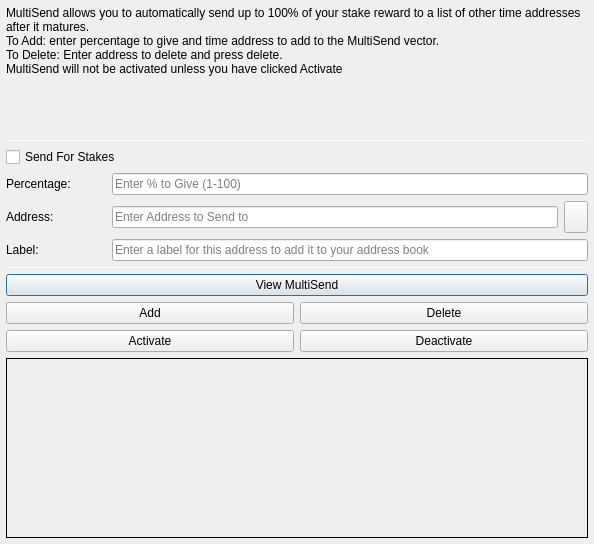
<?xml version="1.0" encoding="UTF-8"?>
<ui version="4.0">
 <class>MultiSendDialog</class>
 <widget class="QDialog" name="MultiSendDialog">
  <property name="windowModality">
   <enum>Qt::NonModal</enum>
  </property>
  <property name="geometry">
   <rect>
    <x>0</x>
    <y>0</y>
    <width>594</width>
    <height>544</height>
   </rect>
  </property>
  <property name="windowTitle">
   <string>MultiSend</string>
  </property>
  <layout class="QVBoxLayout" name="verticalLayout" stretch="0">
   <property name="margin">
    <number>6</number>
   </property>
   <item>
    <layout class="QVBoxLayout" name="verticalLayout_Main" stretch="1,1,1,0,1,1,1">
     <item>
      <widget class="QLabel" name="label_2">
       <property name="lineWidth">
        <number>1</number>
       </property>
       <property name="text">
        <string>MultiSend allows you to automatically send up to 100% of your stake reward to a list of other time addresses after it matures.
To Add: enter percentage to give and time address to add to the MultiSend vector.
To Delete: Enter address to delete and press delete.
MultiSend will not be activated unless you have clicked Activate</string> <!--or masternode -->
       </property>
       <property name="alignment">
        <set>Qt::AlignLeading|Qt::AlignLeft|Qt::AlignTop</set>
       </property>
       <property name="wordWrap">
        <bool>true</bool>
       </property>
      </widget>
     </item>
     <item>
      <widget class="Line" name="line">
       <property name="minimumSize">
        <size>
         <width>0</width>
         <height>1</height>
        </size>
       </property>
       <property name="maximumSize">
        <size>
         <width>16777215</width>
         <height>1</height>
        </size>
       </property>
       <property name="orientation">
        <enum>Qt::Horizontal</enum>
       </property>
      </widget>
     </item>
     <item>
      <layout class="QVBoxLayout" name="verticalLayout_Settings">
       <item>
        <layout class="QHBoxLayout" name="horizontalLayout">
         <item>
          <widget class="QCheckBox" name="multiSendStakeCheckBox">
           <property name="text">
            <string>Send For Stakes</string>
           </property>
          </widget>
         </item>
         <!--
         <item>
          <widget class="QCheckBox" name="multiSendMasternodeCheckBox">
           <property name="text">
            <string>Send For Masternode Rewards</string>
           </property>
          </widget>
         </item>
         -->
        </layout>
       </item>
       <item>
        <layout class="QHBoxLayout" name="horizontalLayout_6">
         <item>
          <widget class="QLabel" name="label">
           <property name="minimumSize">
            <size>
             <width>100</width>
             <height>0</height>
            </size>
           </property>
           <property name="toolTip">
            <string>Percentage of stake to send</string>
           </property>
           <property name="text">
            <string>Percentage:</string>
           </property>
          </widget>
         </item>
         <item>
          <widget class="QLineEdit" name="multiSendPercentEdit">
           <property name="toolTip">
            <string>Enter whole numbers 1 - 100</string>
           </property>
           <property name="placeholderText">
            <string>Enter % to Give (1-100)</string>
           </property>
          </widget>
         </item>
        </layout>
       </item>
       <item>
        <layout class="QHBoxLayout" name="horizontalLayout_7">
         <item>
          <widget class="QLabel" name="label_5">
           <property name="minimumSize">
            <size>
             <width>100</width>
             <height>0</height>
            </size>
           </property>
           <property name="toolTip">
            <string>Address to send portion of stake to</string>
           </property>
           <property name="text">
            <string>Address:</string>
           </property>
          </widget>
         </item>
         <item>
          <widget class="QLineEdit" name="multiSendAddressEdit">
           <property name="toolTip">
            <string/>
           </property>
           <property name="placeholderText">
            <string>Enter Address to Send to</string>
           </property>
          </widget>
         </item>
         <item>
          <widget class="QToolButton" name="addressBookButton">
           <property name="maximumSize">
            <size>
             <width>16777215</width>
             <height>32</height>
            </size>
           </property>
           <property name="toolTip">
            <string>Choose an address from the address book</string>
           </property>
           <property name="text">
            <string/>
           </property>
           <property name="icon">
            <iconset resource="../time.qrc">
             <normaloff>:/icons/address-book</normaloff>:/icons/address-book</iconset>
           </property>
           <property name="shortcut">
            <string>Alt+A</string>
           </property>
          </widget>
         </item>
        </layout>
       </item>
      </layout>
     </item>
     <item>
      <layout class="QHBoxLayout" name="horizontalLayout_3">
       <item>
        <widget class="QLabel" name="label_3">
         <property name="minimumSize">
          <size>
           <width>100</width>
           <height>0</height>
          </size>
         </property>
         <property name="text">
          <string>Label:</string>
         </property>
        </widget>
       </item>
       <item>
        <widget class="QLineEdit" name="labelAddressLabelEdit">
         <property name="placeholderText">
          <string>Enter a label for this address to add it to your address book</string>
         </property>
        </widget>
       </item>
      </layout>
     </item>
     <item>
      <widget class="Line" name="line_2">
       <property name="minimumSize">
        <size>
         <width>0</width>
         <height>1</height>
        </size>
       </property>
       <property name="maximumSize">
        <size>
         <width>16777215</width>
         <height>1</height>
        </size>
       </property>
       <property name="orientation">
        <enum>Qt::Horizontal</enum>
       </property>
      </widget>
     </item>
     <item>
      <layout class="QVBoxLayout" name="verticalLayout_Buttons">
       <item>
        <layout class="QHBoxLayout" name="horizontalLayout_4">
         <item>
          <widget class="QPushButton" name="viewButton">
           <property name="toolTip">
            <string/>
           </property>
           <property name="statusTip">
            <string>View MultiSend Vector</string>
           </property>
           <property name="text">
            <string>View MultiSend</string>
           </property>
          </widget>
         </item>
        </layout>
       </item>
       <item>
        <layout class="QHBoxLayout" name="horizontalLayout_2">
         <item>
          <widget class="QPushButton" name="addButton">
           <property name="toolTip">
            <string/>
           </property>
           <property name="statusTip">
            <string>Add to MultiSend Vector</string>
           </property>
           <property name="text">
            <string>Add</string>
           </property>
          </widget>
         </item>
         <item>
          <widget class="QPushButton" name="deleteButton">
           <property name="toolTip">
            <string/>
           </property>
           <property name="statusTip">
            <string>Delete Address From MultiSend Vector</string>
           </property>
           <property name="text">
            <string>Delete</string>
           </property>
          </widget>
         </item>
        </layout>
       </item>
       <item>
        <layout class="QHBoxLayout" name="horizontalLayout_5">
         <item>
          <widget class="QPushButton" name="activateButton">
           <property name="statusTip">
            <string>Activate MultiSend</string>
           </property>
           <property name="text">
            <string>Activate</string>
           </property>
          </widget>
         </item>
         <item>
          <widget class="QPushButton" name="disableButton">
           <property name="statusTip">
            <string>Deactivate MultiSend</string>
           </property>
           <property name="text">
            <string>Deactivate</string>
           </property>
          </widget>
         </item>
        </layout>
       </item>
      </layout>
     </item>
     <item>
      <widget class="QLabel" name="message">
       <property name="minimumSize">
        <size>
         <width>0</width>
         <height>180</height>
        </size>
       </property>
       <property name="frameShape">
        <enum>QFrame::Panel</enum>
       </property>
       <property name="frameShadow">
        <enum>QFrame::Plain</enum>
       </property>
       <property name="lineWidth">
        <number>1</number>
       </property>
       <property name="midLineWidth">
        <number>1</number>
       </property>
       <property name="text">
        <string/>
       </property>
       <property name="alignment">
        <set>Qt::AlignLeading|Qt::AlignLeft|Qt::AlignTop</set>
       </property>
       <property name="wordWrap">
        <bool>true</bool>
       </property>
      </widget>
     </item>
    </layout>
   </item>
  </layout>
 </widget>
 <resources>
  <include location="../time.qrc"/>
 </resources>
 <connections/>
</ui>
